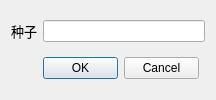
<?xml version="1.0" encoding="UTF-8"?>
<ui version="4.0">
 <class>Dialog</class>
 <widget class="QDialog" name="Dialog">
  <property name="geometry">
   <rect>
    <x>0</x>
    <y>0</y>
    <width>216</width>
    <height>100</height>
   </rect>
  </property>
  <property name="sizePolicy">
   <sizepolicy hsizetype="Fixed" vsizetype="Fixed">
    <horstretch>0</horstretch>
    <verstretch>0</verstretch>
   </sizepolicy>
  </property>
  <property name="minimumSize">
   <size>
    <width>216</width>
    <height>100</height>
   </size>
  </property>
  <property name="maximumSize">
   <size>
    <width>216</width>
    <height>100</height>
   </size>
  </property>
  <property name="windowTitle">
   <string/>
  </property>
  <layout class="QGridLayout" name="gridLayout">
   <item row="2" column="1">
    <widget class="QDialogButtonBox" name="button_Box">
     <property name="orientation">
      <enum>Qt::Horizontal</enum>
     </property>
     <property name="standardButtons">
      <set>QDialogButtonBox::Cancel|QDialogButtonBox::Ok</set>
     </property>
    </widget>
   </item>
   <item row="1" column="0">
    <widget class="QLabel" name="label_2">
     <property name="text">
      <string>&lt;html&gt;&lt;head/&gt;&lt;body&gt;&lt;p&gt;&lt;span style=&quot; font-size:10pt;&quot;&gt;种子&lt;/span&gt;&lt;/p&gt;&lt;/body&gt;&lt;/html&gt;</string>
     </property>
    </widget>
   </item>
   <item row="1" column="1" colspan="2">
    <widget class="QLineEdit" name="seed_Edit"/>
   </item>
  </layout>
 </widget>
 <resources/>
 <connections>
  <connection>
   <sender>button_Box</sender>
   <signal>accepted()</signal>
   <receiver>Dialog</receiver>
   <slot>accept()</slot>
   <hints>
    <hint type="sourcelabel">
     <x>248</x>
     <y>254</y>
    </hint>
    <hint type="destinationlabel">
     <x>157</x>
     <y>274</y>
    </hint>
   </hints>
  </connection>
  <connection>
   <sender>button_Box</sender>
   <signal>rejected()</signal>
   <receiver>Dialog</receiver>
   <slot>reject()</slot>
   <hints>
    <hint type="sourcelabel">
     <x>316</x>
     <y>260</y>
    </hint>
    <hint type="destinationlabel">
     <x>286</x>
     <y>274</y>
    </hint>
   </hints>
  </connection>
 </connections>
</ui>
